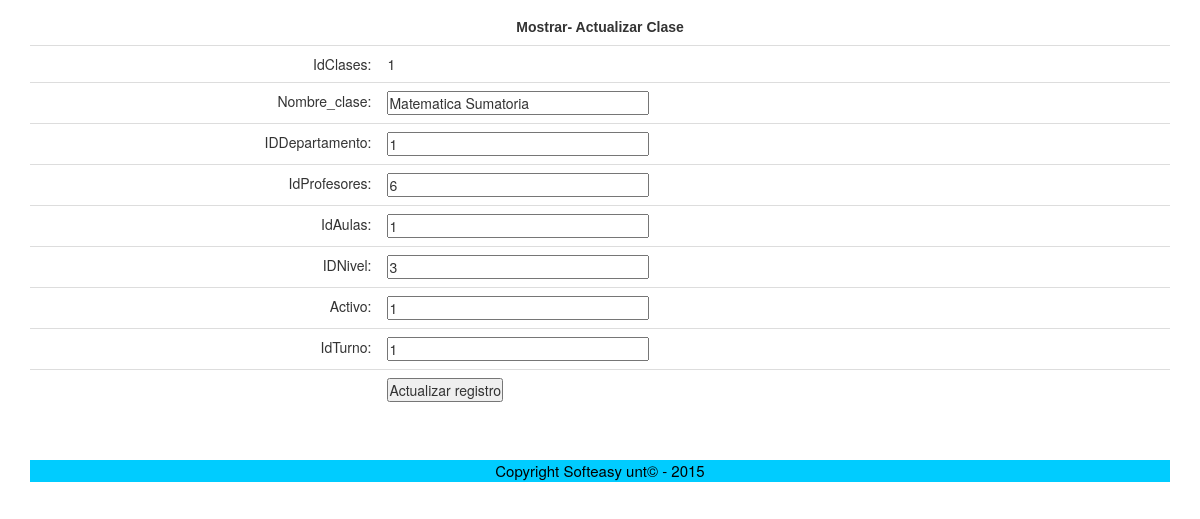
The app's page /Clases/clases.php?idClases=1 (signed in) with its own data.
### tables this page shows
CREATE TABLE `clases` (
  `idClases` int(11) NOT NULL AUTO_INCREMENT,
  `Nombre_clase` varchar(45) NOT NULL,
  `IDDepartamento` int(11) DEFAULT NULL,
  `idProfesores` int(11) DEFAULT NULL,
  `idAulas` int(11) DEFAULT NULL,
  `IDNivel` int(11) DEFAULT NULL,
  `Activo` tinyint(1) DEFAULT NULL,
  `idTurno` int(11) DEFAULT NULL,
  PRIMARY KEY (`idClases`)
);

### Clases/clases.php (the view, shortened to what this page needs)
<?php require_once('../Connections/basededatos.php'); ?>
<?php
if (!function_exists("GetSQLValueString")) {
function GetSQLValueString($theValue, $theType, $theDefinedValue = "", $theNotDefinedValue = "")
{
  $theValue = function_exists("mysql_real_escape_string") ? mysql_real_escape_string($theValue) : mysql_escape_string($theValue);
  switch ($theType) {
    case "long":
    case "int":
      $theValue = ($theValue != "") ? intval($theValue) : "NULL";
      break;
  }
  return $theValue;
}
}
$editFormAction = $_SERVER['PHP_SELF'];
if (isset($_SERVER['QUERY_STRING'])) {
  $editFormAction .= "?" . htmlentities($_SERVER['QUERY_STRING']);
}
$maxRows_ClasesID = 1;
$pageNum_ClasesID = 0;
$startRow_ClasesID = $pageNum_ClasesID * $maxRows_ClasesID;
$colname_ClasesID = "-1";
if (isset($_GET['idClases'])) {
  $colname_ClasesID = $_GET['idClases'];
}
$query_ClasesID = sprintf("SELECT * FROM clases WHERE idClases = %s", GetSQLValueString($colname_ClasesID, "int"));
$query_limit_ClasesID = sprintf("%s LIMIT %d, %d", $query_ClasesID, $startRow_ClasesID, $maxRows_ClasesID);
$ClasesID = mysql_query($query_limit_ClasesID, $basededatos) or die(mysql_error());
$row_ClasesID = mysql_fetch_assoc($ClasesID);
?>
<!DOCTYPE html PUBLIC "-//W3C//DTD XHTML 1.0 Transitional//EN" "http://www.w3.org/TR/xhtml1/DTD/xhtml1-transitional.dtd">
<html xmlns="http://www.w3.org/1999/xhtml">
<head>
<link rel="stylesheet" href="../Css/Styles.css" type="text/css">
<link href="../Css/bootstrap.min.css" rel="stylesheet">
</head>
<body>
<div class="container">
 <div class="table-responsive">
   <form action="<?php echo $editFormAction; ?>" method="post" name="form1" id="form1">
     <center><h2 class="Cabecera"><strong>Mostrar- Actualizar Clase</strong></h2><center>
     <table class="table" width="80%" align="center">
       <tr valign="baseline">
         <td nowrap="nowrap" align="right">IdClases:</td>
         <td><?php echo $row_ClasesID['idClases']; ?></td>
       </tr>
       <tr valign="baseline">
         <td nowrap="nowrap" align="right">Nombre_clase:</td>
         <td><input type="text" name="Nombre_clase" value="<?php echo htmlentities($row_ClasesID['Nombre_clase'], ENT_COMPAT, 'utf-8'); ?>" size="32" /></td>
       </tr>
       <tr valign="baseline">
         <td nowrap="nowrap" align="right">IDDepartamento:</td>
         <td><input type="text" name="IDDepartamento" value="<?php echo htmlentities($row_ClasesID['IDDepartamento'], ENT_COMPAT, 'utf-8'); ?>" size="32" /></td>
       </tr>
       <tr valign="baseline">
         <td nowrap="nowrap" align="right">IdProfesores:</td>
         <td><input type="text" name="idProfesores" value="<?php echo htmlentities($row_ClasesID['idProfesores'], ENT_COMPAT, 'utf-8'); ?>" size="32" /></td>
       </tr>
       <tr valign="baseline">
         <td nowrap="nowrap" align="right">IdAulas:</td>
         <td><input type="text" name="idAulas" value="<?php echo htmlentities($row_ClasesID['idAulas'], ENT_COMPAT, 'utf-8'); ?>" size="32" /></td>
       </tr>
       <tr valign="baseline">
         <td nowrap="nowrap" align="right">IDNivel:</td>
         <td><input type="text" name="IDNivel" value="<?php echo htmlentities($row_ClasesID['IDNivel'], ENT_COMPAT, 'utf-8'); ?>" size="32" /></td>
       </tr>
       <tr valign="baseline">
         <td nowrap="nowrap" align="right">Activo:</td>
         <td><input type="text" name="Activo" value="<?php echo htmlentities($row_ClasesID['Activo'], ENT_COMPAT, 'utf-8'); ?>" size="32" /></td>
       </tr>
       <tr valign="baseline">
         <td nowrap="nowrap" align="right">IdTurno:</td>
         <td><input type="text" name="idTurno" value="<?php echo htmlentities($row_ClasesID['idTurno'], ENT_COMPAT, 'utf-8'); ?>" size="32" /></td>
       </tr>
       <tr valign="baseline">
         <td nowrap="nowrap" align="right">&nbsp;</td>
         <td><input type="submit" value="Actualizar registro" /></td>
       </tr>
     </table>
   </form>
   <p>&nbsp;</p>
 </div>
<div id="footer">
  <p> Copyright Softeasy unt&copy; - 2015</p>
  </div>
</div>
</body>
</html>

### Css/Styles.css (style rules this page uses)
* { margin:0px; padding:0px; -webkit-box-sizing: border-box; -moz-box-sizing: border-box; box-sizing: border-box; }
body { background:#CCC; background-image:url(../Imagenes/fondo.jpg) }
.Cabecera { font-weight: bold; text-align: center; font-family: "Trebuchet MS", Arial, Helvetica, sans-serif; font-size: 14px; }
#footer { background-color:#0CF; width:auto; text-align:center; font-size:15px; color:#000; }
#footer p { padding:11px] 0 10px 0px; }
@media (min-width: 768px) { body { background:#F8F3F3; } }

### records on screen
clases: idClases "1", Nombre_clase "Matematica Sumatoria", IDDepartamento "1", idProfesores "6", idAulas "1", IDNivel "3", Activo "1", idTurno "1"
